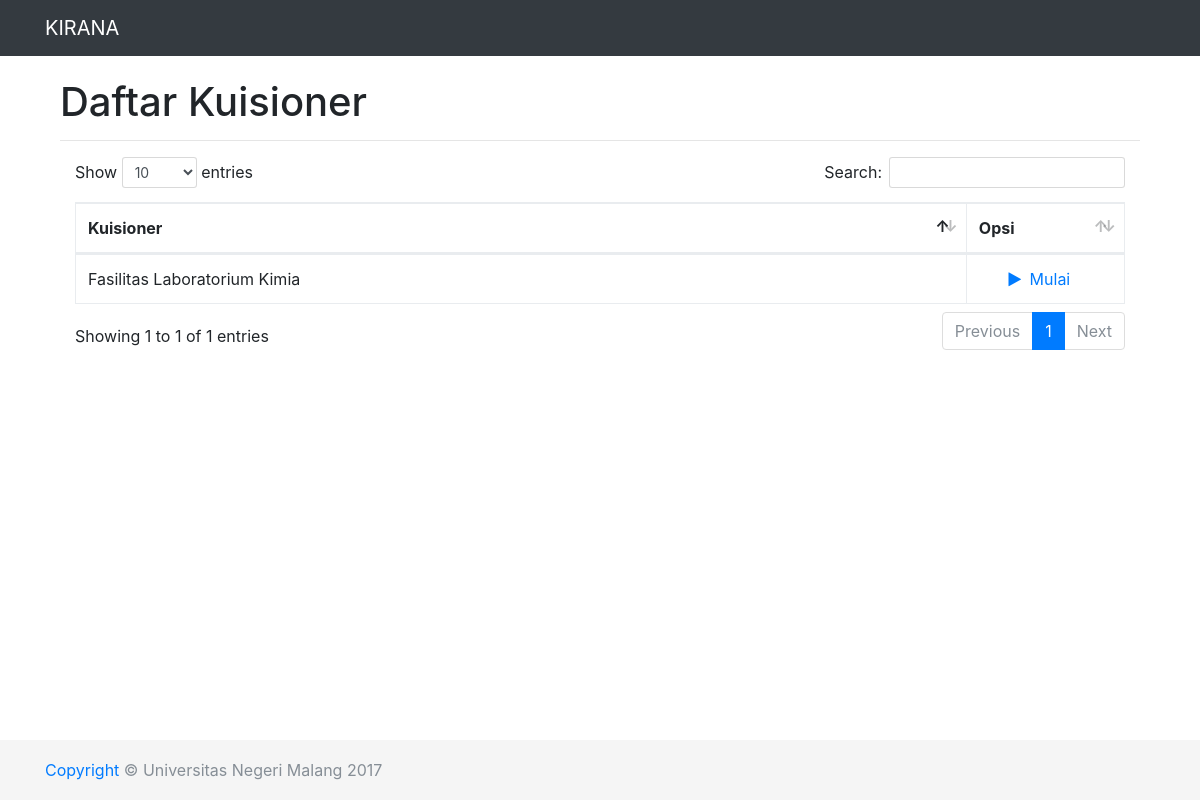
Page /index.php/kuisioner on the earlier database version.
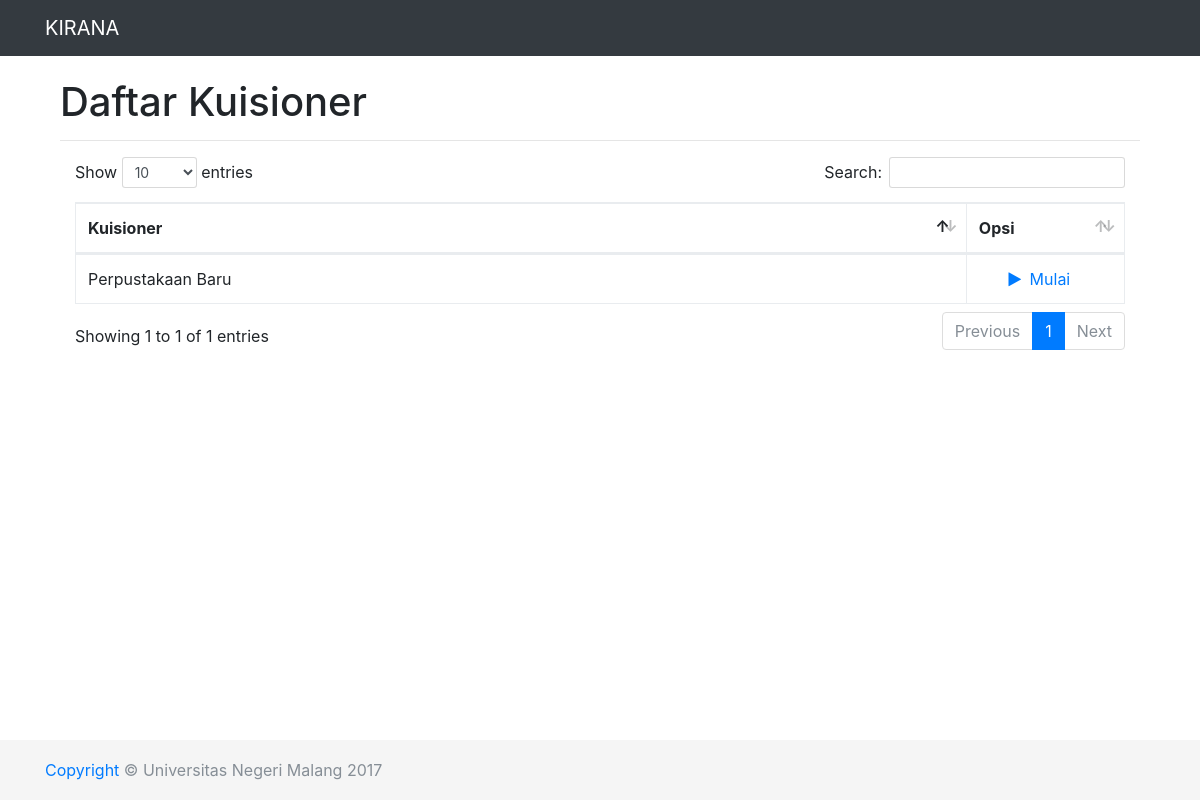
Same page on the later database version.
### tables this page shows
CREATE TABLE IF NOT EXISTS `kuisioner` (
  `id_kuisioner` int(11) NOT NULL AUTO_INCREMENT,
  `nama_kuisioner` varchar(100) NOT NULL,
  `status` tinyint(1) NOT NULL,
  PRIMARY KEY (`id_kuisioner`)
);

### application/controllers/kuisioner.php (called while the page is built, shortened)
<?php
class Kuisioner extends CI_Controller {
	public function index()
	{
		$data['title']='Kuisioner';
	    $data['page']='v_kuisioner';
	    $data['datakuisioner']=$this->m_kuisioner->getkuisionerbuka();
		$this->load->view('v_dashboard', $data);
	}
}
?>

### index.php (called while the page is built, shortened)
<?php
require_once BASEPATH.'core/CodeIgniter.php';

### application/models/m_kuisioner.php (called while the page is built, shortened)
<?php
class M_Kuisioner extends CI_Model{
	function getkuisionerbuka()
	{
        $this->db->select('id_kuisioner');
        $this->db->select('nama_kuisioner');
        $this->db->select('status');
		$this->db->where('status', 1);
		$hasilquery=$this->db->get('kuisioner');
		if ($hasilquery->num_rows() > 0) {
			foreach ($hasilquery->result() as $value) {
				$data[]=$value;
			}
			return $data;
		}
	}
}
?>

### application/views/v_kuisioner.php (the view, shortened to what this page needs)
<div class="container-fluid">
    <div class="row">
	    <div class="col-12">
          <h1>Daftar Kuisioner</h1>
          <hr>
          <?php if ($datakuisioner) { ?>
          <div class="table-responsive">
            <table class="table table-bordered" id="dataTable" width="100%" cellspacing="0">
              <thead>
                <tr>
                  <th>Kuisioner</th>
                  <th width="15%">Opsi</th>
                </tr>
              </thead>
              <tbody>
                	<?php
                		$x=0;
                		foreach ($datakuisioner as $kuisioner) {
                		$x++;
                	?>
	                <tr>
	                	<td><?php echo $kuisioner->nama_kuisioner; ?></td>
		                <td align="center">
		                	<?php if ($kuisioner->id_kuisioner==$this->session->userdata('id_kuisioner')){ ?>
		                		<a class="mr-3 d-inline-block" href="<?php echo site_url('kuisioner/mulai/'.$this->session->userdata('id_kuisioner'));?>"">
			                  <i class="fa fa-fw fa-repeat"></i> Lanjutkan</a>
		                	<?php }else{ ?>
			            	<a class="mr-3 d-inline-block" href="#" data-toggle="modal" data-target="#Modalmulai<?php echo $x; ?>">
			                  <i class="fa fa-fw fa-play"></i> Mulai</a>
			                <?php } ?>
					    </td>
	                </tr>
                	<?php
                		}
                	}else{
                	 ?>
                	 <div class="alert alert-warning">
		                <i class="fa fa-exclamation-triangle"></i> Kosong
		            </div>
                	<?php } ?>
              </tbody>
            </table>
          </div>
          <br>
        </div>
    </div>
</div>

### application/views/v_dashboard.php (shortened to what this page needs)
<!DOCTYPE html>
<html lang="en">
<head>
  <link href="<?php echo base_url('assets/vendor/bootstrap/css/bootstrap.min.css'); ?>" rel="stylesheet">
  <link href="<?php echo base_url('assets/vendor/font-awesome/css/font-awesome.min.css'); ?>" rel="stylesheet" type="text/css">
  <link href="<?php echo base_url('assets/vendor/datatables/dataTables.bootstrap4.css'); ?>" rel="stylesheet">
    <link href="<?php echo base_url('assets/vendor/bootstrap/css/jumbotron.css'); ?>" rel="stylesheet">
    <link href="<?php echo base_url('assets/vendor/bootstrap/css/sticky-footer.css'); ?>" rel="stylesheet">
</head>
<body>
    <nav class="navbar navbar-expand-md navbar-dark fixed-top bg-dark">
    <div class="container">
      <a class="navbar-brand" href="<?php echo site_url('welcome');?>">KIRANA</a>
    </div>
    </nav>
    <div class="container">
    <br>
      <?php $this->load->view($page) ?>
    </div>
    <footer class="footer">
      <div class="container">
        <span class="text-muted"><a href="<?php echo site_url('tentang');?>">Copyright</a> © Universitas Negeri Malang 2017</span>
      </div>
    </footer>
</body>
</html>

Differences in the rows shown:
removed kuisioner: nama_kuisioner "Fasilitas Laboratorium Kimia"
added kuisioner: nama_kuisioner "Perpustakaan Baru"
